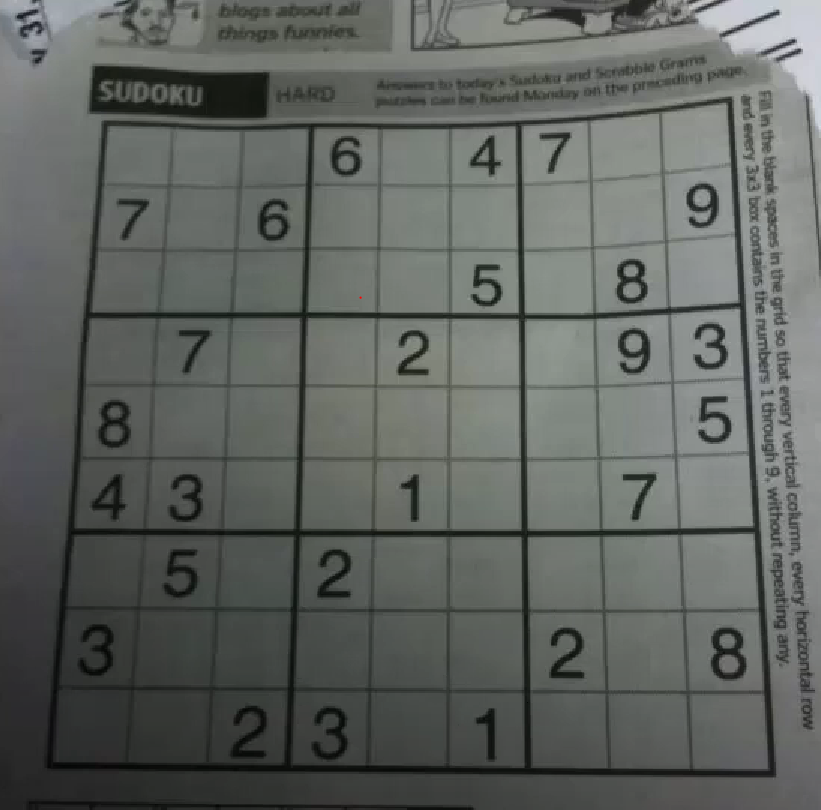
#> input picture opencv/images/sudoku.PNG, 821 x 810 px
$ python edge_detection.py   (older library calls are emulated)
#> lines starting #> are read from the running program, lines starting #| are printed output that depends on the picture
import cv2
from matplotlib import pyplot as plt
import numpy as np
def nothing(x):
    pass

cv2.namedWindow('thresholds')
cv2.createTrackbar('threshold 1', 'thresholds', 0, 255, nothing)
cv2.createTrackbar('threshold 2', 'thresholds',0, 255, nothing)
img = cv2.imread("images/sudoku.PNG", 0)
#> img: shape (810, 821); min 0, max 220, mean 98
canny = cv2.Canny(img, 0, 0)
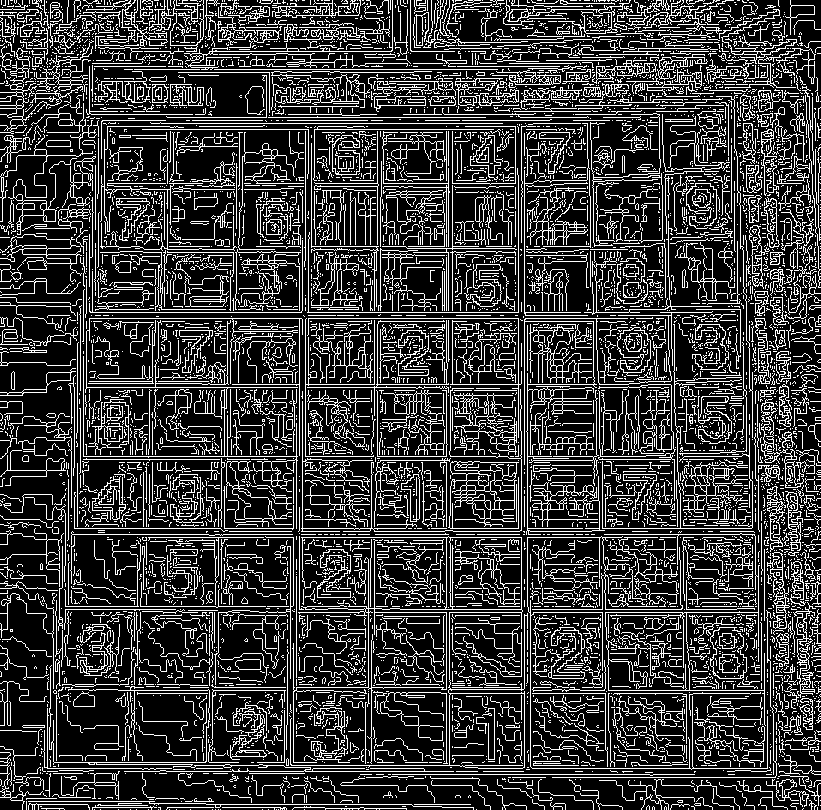
#> canny: shape (810, 821); 22.4% white in thin lines or dots
while True:
    cv2.imshow('frame', canny)
    k = cv2.waitKey(1)
#> (key q is pressed here)
    if k == ord('q'):
        break
    th1 = cv2.getTrackbarPos('threshold 1', 'thresholds')
    th2 = cv2.getTrackbarPos('threshold 2', 'thresholds')
    canny = cv2.Canny(img, th1, th2)
cv2.destroyAllWindows()


lap = cv2.Laplacian(img, cv2.CV_64F, ksize=3)
lap = np.uint8(np.absolute(lap))
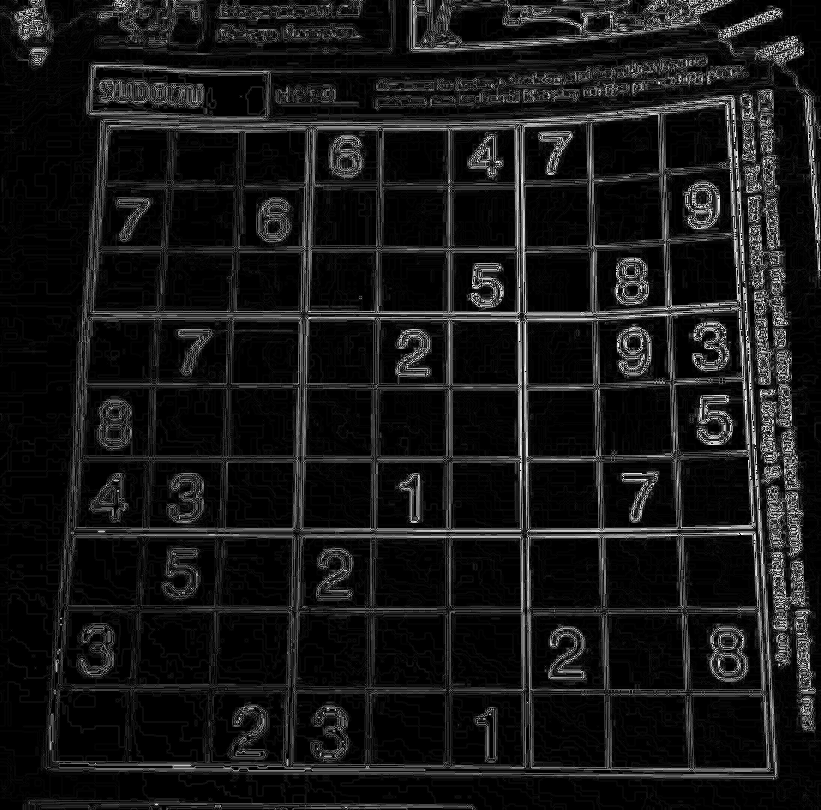
#> lap: shape (810, 821); min 0, max 254, mean 23.1
sobelX = cv2.Sobel(img, cv2.CV_64F, 1, 0)
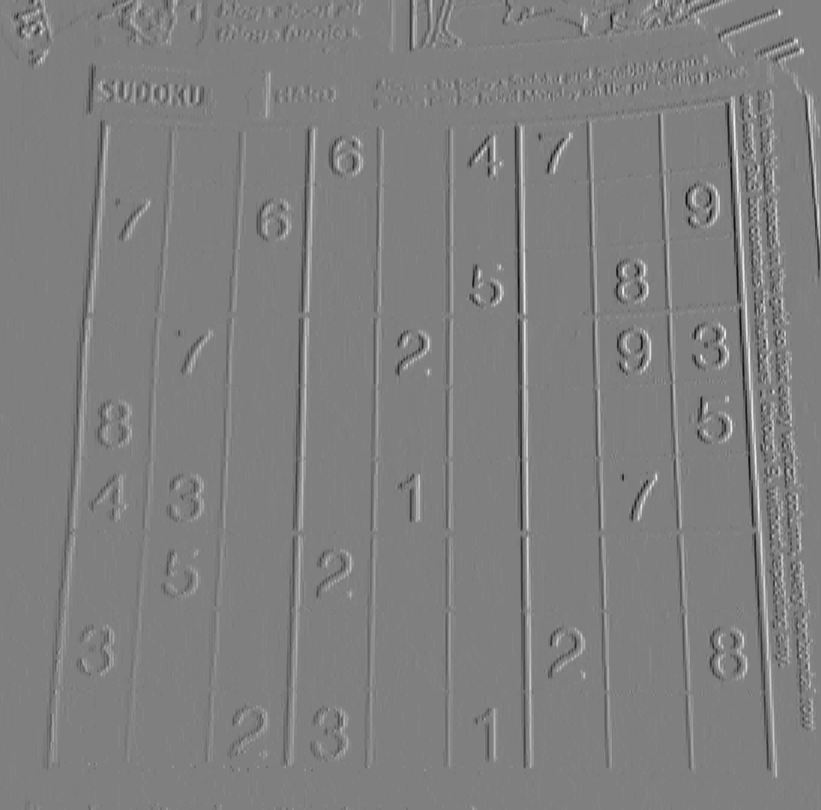
#> sobelX: shape (810, 821) float64; min -429, max 428, mean 0.6; drawn with min black and max white
sobelY = cv2.Sobel(img, cv2.CV_64F, 0, 1)
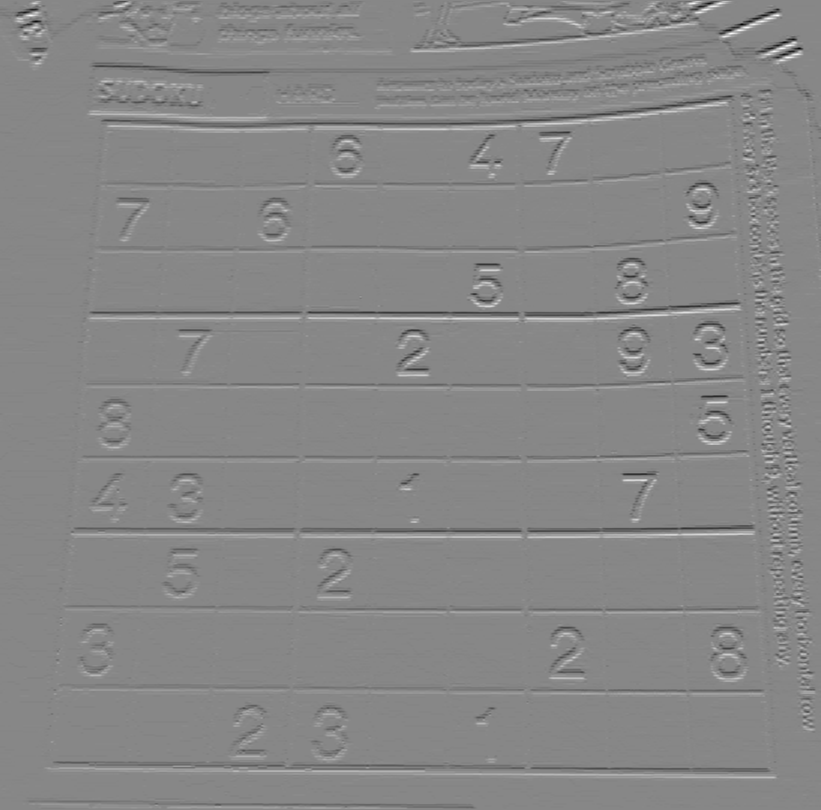
#> sobelY: shape (810, 821) float64; min -544, max 481, mean -0.7; drawn with min black and max white
sobelY = np.uint8(np.absolute(sobelY))
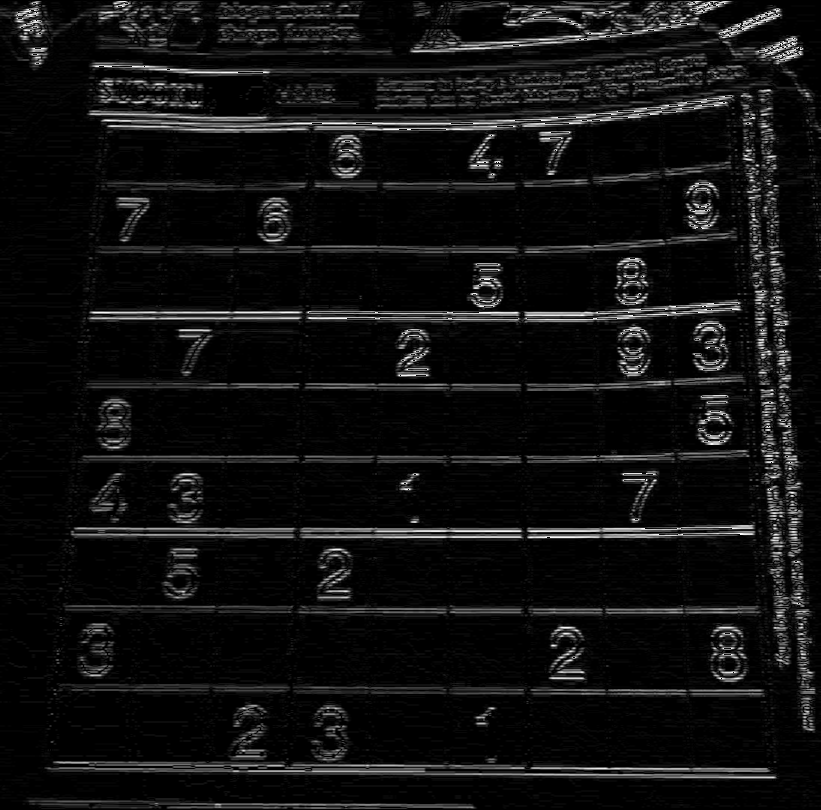
#> sobelY: shape (810, 821); min 0, max 255, mean 16.7
sobelX = np.uint8(np.absolute(sobelX))
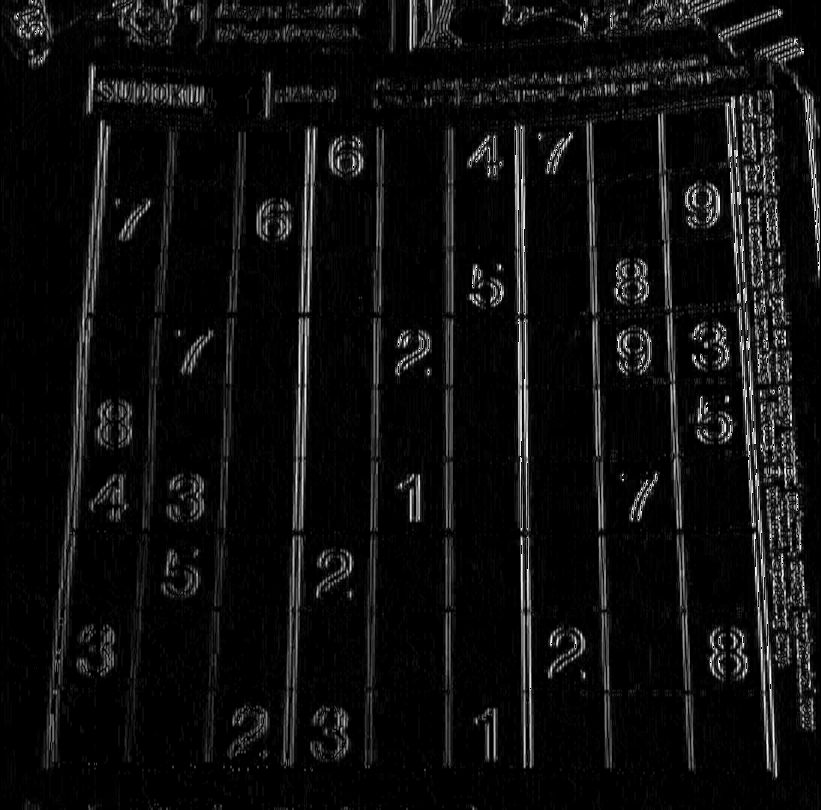
#> sobelX: shape (810, 821); min 0, max 255, mean 15
sobelCombined = cv2.bitwise_or(sobelY,sobelX)
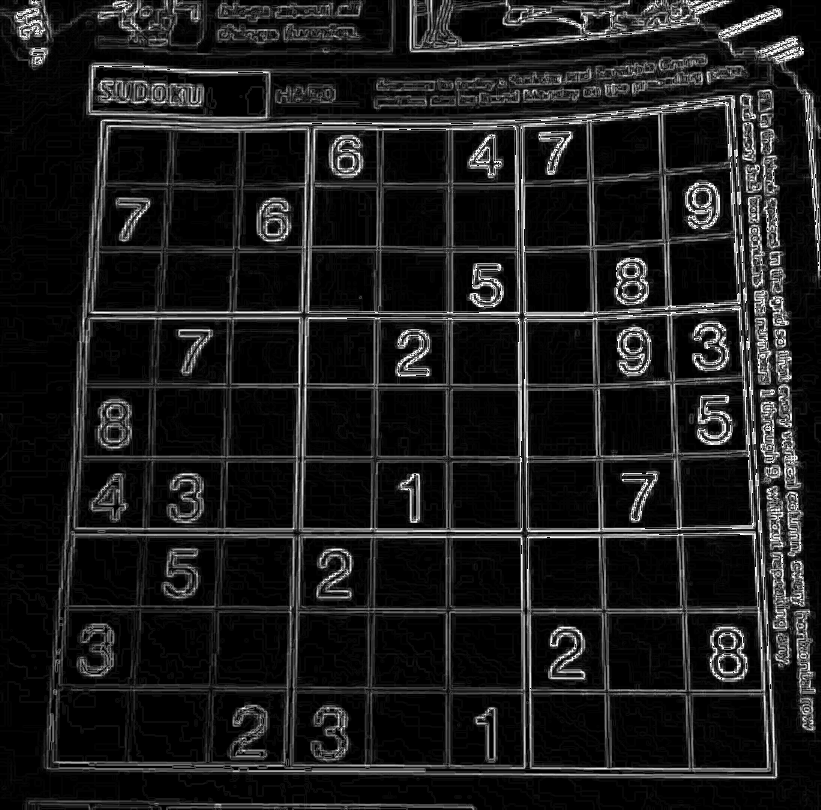
#> sobelCombined: shape (810, 821); min 0, max 255, mean 28.6


titles = ['image', 'laplacian', 'sobelX', 'sobelY', 'sobelCombined', 'canny']
images = [img, lap, sobelX, sobelY, sobelCombined, canny]

for i in range(6):
    plt.subplot(3,3, i+1), plt.imshow(images[i], 'gray')
    plt.title(titles[i])
    plt.xticks([]),plt.yticks([])
plt.show()
